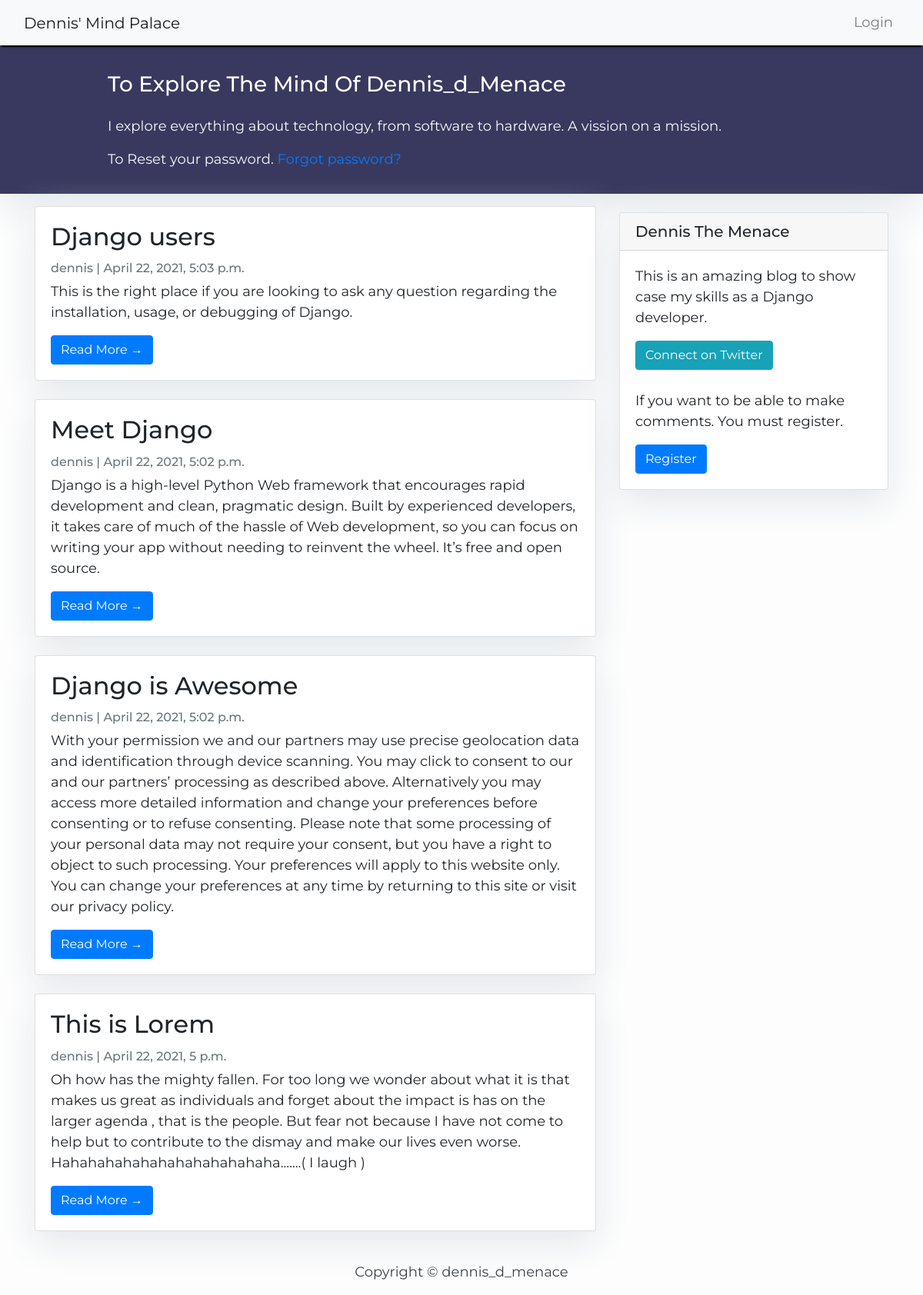
The page / on the database its author committed.
### blog/models.py (models this page shows, shortened)
class Post(models.Model):
    title = models.CharField(max_length=200, unique=True)
    slug = models.SlugField(max_length=200, unique=True)
    author = models.ForeignKey(
        User, on_delete=models.CASCADE, related_name='blog_posts')
    updated_on = models.DateTimeField(auto_now=True)
    content = models.TextField()
    created_on = models.DateTimeField(auto_now_add=True)
    status = models.IntegerField(choices=STATUS, default=0)
    class Meta:
        ordering = ['-created_on']

### blog/views.py (the view)
# urls.py: path('', views.PostList.as_view(), name='home'),
class PostList(generic.ListView):
    queryset = Post.objects.filter(status=1).order_by('-created_on')
    template_name = 'index.html'

### templates/index.html (shortened to what this page needs)
{% extends "base.html" %}
{% block content %}
<header class="masthead">
    <div class="container">
        <div class="row">
            <div class=" col-md-8 col-md-10 mx-auto">
                <div class="site-heading">
                    <h3 class=" site-heading my-4 mt-3 text-white"> To Explore The Mind Of Dennis_d_Menace</h3>
                    <p class="text-light">I explore everything about technology, from software to hardware. A vission on a mission.</p>
                    <p class="text-light">To Reset your password. <a href="/password_reset">Forgot password?</a></p>
                </div>
            </div>
        </div>
    </div>
</header>
<div class="container">
    <div class="row">
        <div class="col-md-8 mt-3 left">
            {% for post in post_list %}
            <div class="card mb-4">
                <div class="card-body">
                    <h2 class="card-title">{{ post.title }}</h2>
                    <p class="card-text text-muted h6">{{ post.author }} | {{ post.created_on}} </p>
                    <p class="card-text">{{ post.content }}</p>
                    <a href="{% url 'post_detail' post.slug %}" class="btn btn-primary">Read More &rarr;</a>
                </div>
            </div>
            {% endfor %}
        </div>
        {% block sidebar %} {% include 'sidebar.html' %} {% endblock sidebar %}
    </div>
</div>
{% endblock %}

### templates/base.html (style rules this page uses)
body { font-family: "Montserrat", sans-serif; font-size: 17px; background-color: #fdfdfde1; }
.masthead { background: #39395f; height: auto; padding-bottom: 15px; box-shadow: 0 16px 48px #e3e7eb; padding-top: 10px; }

### templates/index.html (style rules this page uses)
body { font-family: "montserrat", sans-serif; font-size: 18px; background-color: #fdfdfd; }
.card { box-shadow: 0 16px 48px #e3e7eb; }

### templates/sidebar.html (style rules this page uses)
.card { box-shadow: 0 16px 48px #E3e7eb; }

### rows shown on the page
Post: title "Django users", author "dennis", created_on "April 22, 2021, 5:03 p.m.", content "This is the right place if you are looking to ask any question regarding the installation, usage, or debugging of Django."
Post: title "Meet Django", author "dennis", created_on "April 22, 2021, 5:02 p.m.", content "Django is a high-level Python Web framework that encourages rapid development and clean, pragmatic design. Built by experienced developers, it takes care of much of the hassle of Web development, so you can focus on writing your app without needing to reinvent the wheel. It’s free and open source."
Post: title "Django is Awesome", author "dennis", created_on "April 22, 2021, 5:02 p.m.", content "With your permission we and our partners may use precise geolocation data and identification through device scanning. You may click to consent to our and our partners’ processing as described above. Alternatively you may access more detailed information and change your preferences before consenting or to refuse consenting. Please note that some processing of your personal data may not require your consent, but you have a right to object to such processing. Your preferences will apply to this website only. You can change your preferences at any time by returning to this site or visit our privacy policy."
Post: title "This is Lorem", author "dennis", created_on "April 22, 2021, 5 p.m.", content "Oh how has the mighty fallen. For too long we wonder about what it is that makes us great as individuals and forget about the impact is has on the larger agenda , that is the people. But fear not because I have not come to help but to contribute to the dismay and make our lives even worse. Hahahahahahahahahahahahaha.......( I laugh )"
